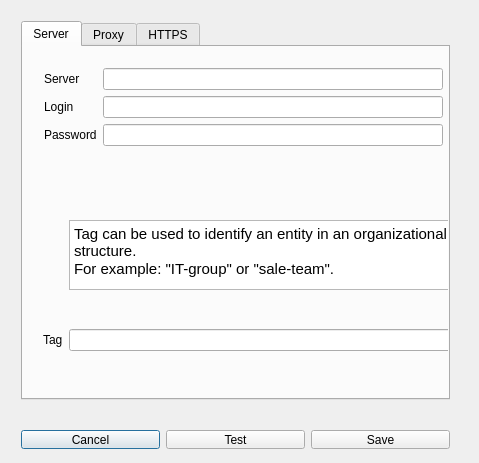
<?xml version="1.0" encoding="UTF-8"?>
<ui version="4.0">
 <class>Dialog</class>
 <widget class="QDialog" name="Dialog">
  <property name="geometry">
   <rect>
    <x>0</x>
    <y>0</y>
    <width>479</width>
    <height>463</height>
   </rect>
  </property>
  <property name="windowTitle">
   <string>Dialog</string>
  </property>
  <widget class="QWidget" name="verticalLayoutWidget">
   <property name="geometry">
    <rect>
     <x>10</x>
     <y>10</y>
     <width>451</width>
     <height>401</height>
    </rect>
   </property>
   <layout class="QVBoxLayout" name="verticalLayout">
    <item>
     <widget class="QTabWidget" name="tabWidget">
      <property name="currentIndex">
       <number>0</number>
      </property>
      <widget class="QWidget" name="tab">
       <attribute name="title">
        <string>Server</string>
       </attribute>
       <widget class="QWidget" name="formLayoutWidget">
        <property name="geometry">
         <rect>
          <x>10</x>
          <y>10</y>
          <width>421</width>
          <height>101</height>
         </rect>
        </property>
        <layout class="QFormLayout" name="formLayout">
         <property name="fieldGrowthPolicy">
          <enum>QFormLayout::AllNonFixedFieldsGrow</enum>
         </property>
         <item row="0" column="0">
          <widget class="QLabel" name="label">
           <property name="text">
            <string>Server</string>
           </property>
          </widget>
         </item>
         <item row="0" column="1">
          <widget class="QLineEdit" name="lineEditServer"/>
         </item>
         <item row="1" column="0">
          <widget class="QLabel" name="label_2">
           <property name="text">
            <string>Login</string>
           </property>
          </widget>
         </item>
         <item row="1" column="1">
          <widget class="QLineEdit" name="lineEditUser"/>
         </item>
         <item row="2" column="0">
          <widget class="QLabel" name="label_3">
           <property name="text">
            <string>Password</string>
           </property>
          </widget>
         </item>
         <item row="2" column="1">
          <widget class="QLineEdit" name="lineEditPassword"/>
         </item>
        </layout>
       </widget>
       <widget class="QWidget" name="formLayoutWidget_3">
        <property name="geometry">
         <rect>
          <x>9</x>
          <y>129</y>
          <width>470</width>
          <height>221</height>
         </rect>
        </property>
        <layout class="QFormLayout" name="formLayout_3">
         <property name="fieldGrowthPolicy">
          <enum>QFormLayout::AllNonFixedFieldsGrow</enum>
         </property>
         <item row="5" column="0">
          <widget class="QLabel" name="label_6">
           <property name="text">
            <string>Tag</string>
           </property>
          </widget>
         </item>
         <item row="5" column="1">
          <widget class="QLineEdit" name="lineEditTag"/>
         </item>
         <item row="4" column="1">
          <widget class="QTextBrowser" name="textBrowser">
           <property name="enabled">
            <bool>true</bool>
           </property>
           <property name="maximumSize">
            <size>
             <width>16777215</width>
             <height>70</height>
            </size>
           </property>
           <property name="acceptDrops">
            <bool>true</bool>
           </property>
           <property name="autoFillBackground">
            <bool>false</bool>
           </property>
           <property name="html">
            <string>&lt;!DOCTYPE HTML PUBLIC &quot;-//W3C//DTD HTML 4.0//EN&quot; &quot;http://www.w3.org/TR/REC-html40/strict.dtd&quot;&gt;
&lt;html&gt;&lt;head&gt;&lt;meta name=&quot;qrichtext&quot; content=&quot;1&quot; /&gt;&lt;style type=&quot;text/css&quot;&gt;
p, li { white-space: pre-wrap; }
&lt;/style&gt;&lt;/head&gt;&lt;body style=&quot; font-family:'Cantarell'; font-size:11pt; font-weight:400; font-style:normal;&quot;&gt;
&lt;p style=&quot; margin-top:0px; margin-bottom:0px; margin-left:0px; margin-right:0px; -qt-block-indent:0; text-indent:0px;&quot;&gt;Tag can be used to identify an entity in an organizational structure.&lt;/p&gt;
&lt;p style=&quot; margin-top:0px; margin-bottom:0px; margin-left:0px; margin-right:0px; -qt-block-indent:0; text-indent:0px;&quot;&gt;For example: &amp;quot;IT-group&amp;quot; or &amp;quot;sale-team&amp;quot;.&lt;/p&gt;&lt;/body&gt;&lt;/html&gt;</string>
           </property>
          </widget>
         </item>
        </layout>
       </widget>
      </widget>
      <widget class="QWidget" name="tab_4">
       <attribute name="title">
        <string>Proxy</string>
       </attribute>
       <widget class="QWidget" name="formLayoutWidget_4">
        <property name="geometry">
         <rect>
          <x>9</x>
          <y>9</y>
          <width>421</width>
          <height>341</height>
         </rect>
        </property>
        <layout class="QFormLayout" name="formLayout_4">
         <property name="fieldGrowthPolicy">
          <enum>QFormLayout::AllNonFixedFieldsGrow</enum>
         </property>
         <item row="0" column="0">
          <widget class="QLabel" name="label_7">
           <property name="text">
            <string>URL</string>
           </property>
          </widget>
         </item>
         <item row="0" column="1">
          <widget class="QLineEdit" name="lineEditProxy"/>
         </item>
        </layout>
       </widget>
      </widget>
      <widget class="QWidget" name="tab_3">
       <attribute name="title">
        <string>HTTPS</string>
       </attribute>
       <widget class="QWidget" name="horizontalLayoutWidget_2">
        <property name="geometry">
         <rect>
          <x>20</x>
          <y>20</y>
          <width>271</width>
          <height>41</height>
         </rect>
        </property>
        <layout class="QHBoxLayout" name="horizontalLayout_2">
         <item>
          <widget class="QLabel" name="label_4">
           <property name="text">
            <string>Disable SSL certificat validity</string>
           </property>
          </widget>
         </item>
         <item>
          <widget class="QCheckBox" name="checkBoxNoSSLCheck">
           <property name="text">
            <string/>
           </property>
          </widget>
         </item>
        </layout>
       </widget>
       <widget class="QWidget" name="horizontalLayoutWidget_3">
        <property name="geometry">
         <rect>
          <x>20</x>
          <y>100</y>
          <width>171</width>
          <height>31</height>
         </rect>
        </property>
        <layout class="QHBoxLayout" name="horizontalLayout_3">
         <item>
          <widget class="QLabel" name="label_8">
           <property name="text">
            <string>SSL certificat:</string>
           </property>
          </widget>
         </item>
         <item>
          <widget class="QToolButton" name="toolButtonSelectCert">
           <property name="text">
            <string>...</string>
           </property>
          </widget>
         </item>
        </layout>
       </widget>
       <widget class="QWidget" name="verticalLayoutWidget_2">
        <property name="geometry">
         <rect>
          <x>20</x>
          <y>140</y>
          <width>381</width>
          <height>80</height>
         </rect>
        </property>
        <layout class="QVBoxLayout" name="verticalLayout_2">
         <item>
          <widget class="QLabel" name="labelCaCertFile">
           <property name="font">
            <font>
             <italic>true</italic>
            </font>
           </property>
           <property name="text">
            <string>(unknown)</string>
           </property>
           <property name="textFormat">
            <enum>Qt::AutoText</enum>
           </property>
           <property name="wordWrap">
            <bool>true</bool>
           </property>
          </widget>
         </item>
        </layout>
       </widget>
      </widget>
     </widget>
    </item>
   </layout>
  </widget>
  <widget class="QWidget" name="horizontalLayoutWidget">
   <property name="geometry">
    <rect>
     <x>10</x>
     <y>419</y>
     <width>451</width>
     <height>41</height>
    </rect>
   </property>
   <layout class="QHBoxLayout" name="horizontalLayout">
    <item>
     <widget class="QPushButton" name="pushButtonCancel">
      <property name="text">
       <string>Cancel</string>
      </property>
     </widget>
    </item>
    <item>
     <widget class="QPushButton" name="pushButtonTest">
      <property name="text">
       <string>Test</string>
      </property>
     </widget>
    </item>
    <item>
     <widget class="QPushButton" name="pushButton">
      <property name="text">
       <string>Save</string>
      </property>
     </widget>
    </item>
   </layout>
  </widget>
 </widget>
 <layoutdefault spacing="6" margin="11"/>
 <resources/>
 <connections/>
</ui>
